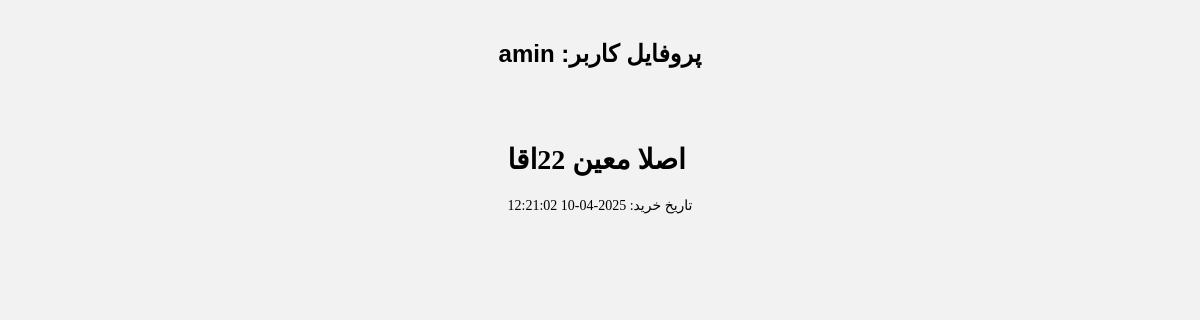
Page /tourism/profile/ (signed in) on the earlier database version.
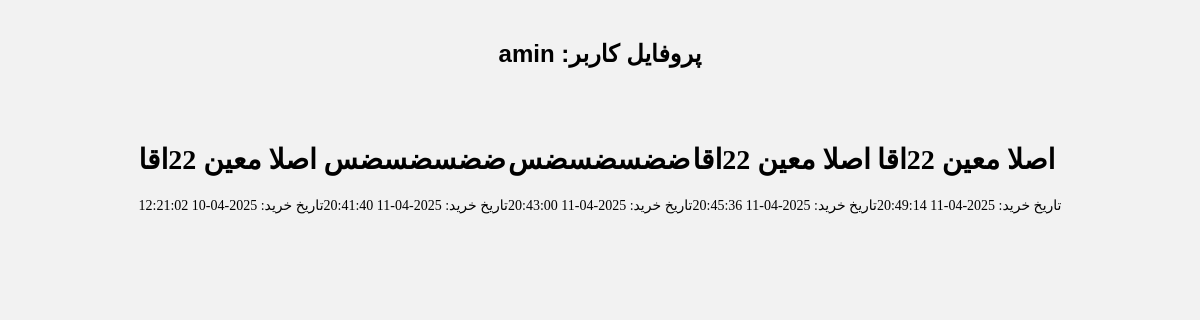
Same page on the later database version.
### tourism/models.py (models this page shows, shortened)
class Purchase(models.Model):
    user = models.ForeignKey(User, on_delete=models.CASCADE,
                             related_name='tourism_purchases')  # اضافه کردن related_name
    tour = models.ForeignKey(tourism, on_delete=models.CASCADE,
                             related_name='tourism_purchases')  # اضافه کردن related_name
    purchase_date = models.DateTimeField(auto_now_add=True)

class tourism(models.Model):
    title_tourism = models.CharField('Title', max_length=50, null=True, blank=True)
    description = models.CharField(max_length=50, null=True, blank=True)
    firstdistination_tourism = models.CharField(max_length=50, null=True, blank=True)
    lastDestination = models.CharField(max_length=50, null=True, blank=True)
    startdate_tourism = models.DateField(null=True, blank=True)
    capacity_tourism = models.IntegerField(default=20000, null=True, blank=True,
                                           validators=[MinValueValidator(0)])  # جلوگیری از اعداد منفی
    clas = models.ForeignKey(User, on_delete=models.CASCADE, null=True,
                             related_name='tourism_clas')  # اضافه کردن related_name
    image_tourism = models.ImageField(upload_to='tour/', null=True, blank=True)
    price_tourism = models.IntegerField(null=True, blank=True)
    TICKET_TYPES = [
        ('bus', 'اتوبوس'),
        ('train', 'قطار'),
    ]
    ticket_typetourism = models.CharField(max_length=10, choices=TICKET_TYPES, default='bus')

### tourism/views.py (the view)
# urls.py: path('profile/', views.profile_view, name='profile_view'),  # URL برای پروفایل کاربر
@login_required(login_url='accounts/signup/')
def profile_view(request):
    user = request.user
    profile, created = Profile.objects.get_or_create(user=user)
    tours = profile.tours.all()
    purchases = Purchase.objects.filter(user=user)  # خریدهای کاربر
    available_tours = tourism.objects.all()  # لیست تورهای موجود
    return render(request, 'tourism/profile_view.html', {
        'user': user,
        'purchases': purchases,
        'available_tours': available_tours,  # ارسال لیست تورهای موجود به قالب
        'tours': tours  # ارسال لیست تورهای کاربر به قالب
    })

### tourism/templates/tourism/profile_view.html (shortened to what this page needs)
<!DOCTYPE html>
<html lang="en">
<head>
</head>
<body>
<h1 class="title">{{ user.username }} :پروفایل کاربر  </h1>
<div id="app" class="container">
    {% for purchase in purchases %}
    <card data-image="{{ purchase.tour.image_tourism.url }}">
        <h1 slot="header">{{ purchase.tour.title_tourism }}</h1>
        <p slot="content">تاریخ خرید: {{ purchase.purchase_date|date:"Y-m-d H:i:s" }}</p>
    </card>
    {% endfor %}
</div>
  </body>
</html>

Differences in the rows shown:
added Purchase: tour.title_tourism "ضضسضسضس", purchase_date "2025-04-11 20:41:40"
added Purchase: tour.title_tourism "ضضسضسضس", purchase_date "2025-04-11 20:43:00"
added Purchase: tour.title_tourism "اصلا معین 22اقا", purchase_date "2025-04-11 20:45:36"
added Purchase: tour.title_tourism "اصلا معین 22اقا", purchase_date "2025-04-11 20:49:14"
